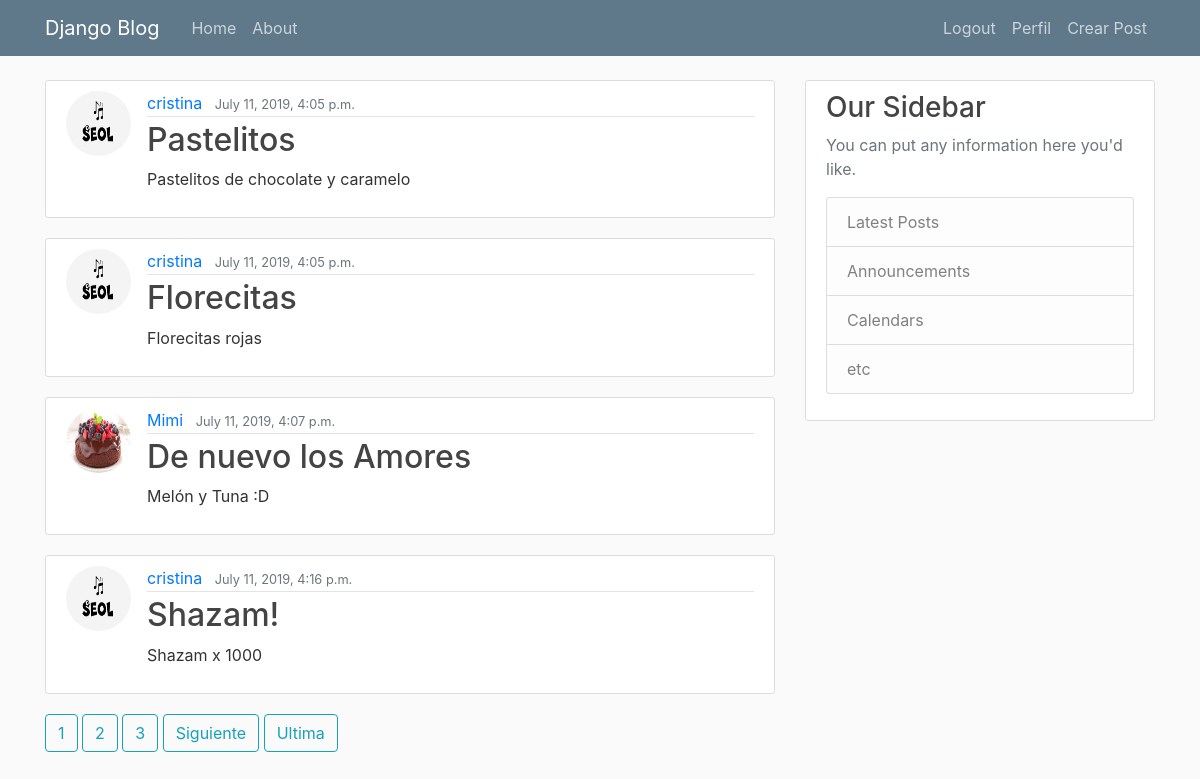
The app's page / (signed in) with its own data.
### blog/models.py (models this page shows, shortened)
class Post(models.Model):
    titulo = models.CharField(max_length=100)
    contenido = models.TextField()
    fecha = models.DateTimeField(auto_now_add=True)
    autor = models.ForeignKey(User, on_delete=models.CASCADE)

### users/models.py (models this page shows, shortened)
class Profile(models.Model):
    user = models.OneToOneField(User, on_delete=models.CASCADE)
    image = models.ImageField(default='default.jpg', upload_to='profile_pics')

### blog/views.py (the view)
# urls.py: path('', PostListView.as_view(), name='blog-home'),
class PostListView(ListView):
    model = Post
    template_name = 'blog/home.html'
    context_object_name = 'posts'
    paginate_by = 4

### blog/templates/blog/home.html (shortened to what this page needs)
{% extends "blog/base.html" %}
{% block content %}
    {% for post in posts %}
        <article class="media content-section">
            <img class="rounded-circle article-img" src="{{ post.autor.profile.image.url }}">
            <div class="media-body">
                <div class="article-metadata">
                    <a class="mr-2" href="{% url 'user-posts' post.autor.username %}">{{ post.autor }}</a>
                    <small class="text-muted">{{ post.fecha }}</small>
                </div>
                <h2><a class="article-title" href="{% url 'post-detail' post.id %}">{{ post.titulo }}</a></h2>
                <p class="article-content">{{ post.contenido }}</p>
            </div>
        </article>
    {% endfor %}
    {% if is_paginated %}
      {% for num in page_obj.paginator.page_range %}
        {% if page_obj.number == num %}
          <a class="btn btn-outline-info mb-4" href="?page={{ num }}">{{ num }}</a>
        {% elif num > page_obj.number|add:'-3' and num < page_obj.number|add:'3' %}
          <a class="btn btn-outline-info mb-4" href="?page={{ num }}">{{ num }}</a>
        {% endif %}
      {% endfor %}
      {% if page_obj.has_next %}
        <a class="btn btn-outline-info mb-4" href="?page={{ page_obj.next_page_number }}">Siguiente</a>
        <a class="btn btn-outline-info mb-4" href="?page={{ page_obj.paginator.num_pages }}">Ultima</a>
      {% endif %}
    {% endif %}
{% endblock content %}

### blog/static/blog/main.css (style rules this page uses)
body { background: #fafafa; color: #333333; margin-top: 5rem; }
h1, h2, h3, h4, h5, h6 { color: #444444; }
.content-section { background: #ffffff; padding: 10px 20px; border: 1px solid #dddddd; border-radius: 3px; margin-bottom: 20px; }
.article-title { color: #444444; }
.article-content { white-space: pre-line; }
.article-img { height: 65px; width: 65px; margin-right: 16px; }
.article-metadata { padding-bottom: 1px; margin-bottom: 4px; border-bottom: 1px solid #e3e3e3 }

### records on screen
Post: autor.profile.image (picture), autor "cristina", fecha "July 11, 2019, 4:05 p.m.", titulo "Pastelitos", contenido "Pastelitos de chocolate y caramelo"
Post: autor.profile.image (picture), autor "cristina", fecha "July 11, 2019, 4:05 p.m.", titulo "Florecitas", contenido "Florecitas rojas"
Post: autor.profile.image (picture), autor "Mimi", fecha "July 11, 2019, 4:07 p.m.", titulo "De nuevo los Amores", contenido "Melón y Tuna :D"
Post: autor.profile.image (picture), autor "cristina", fecha "July 11, 2019, 4:16 p.m.", titulo "Shazam!", contenido "Shazam x 1000"

### other values on screen
{{ num }} "1"
{{ num }} "2" "3"
